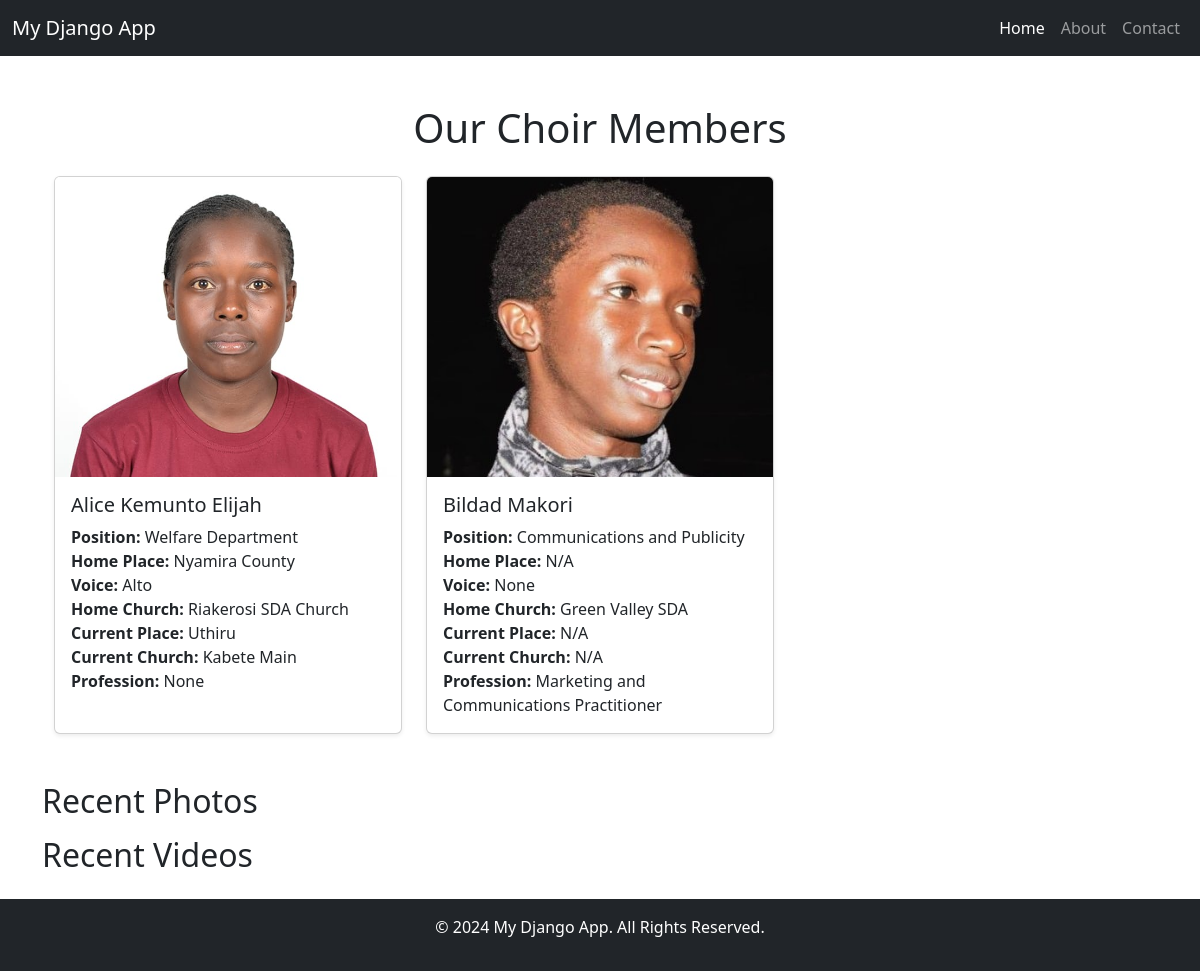
The page /choir/ on the database as committed earlier.
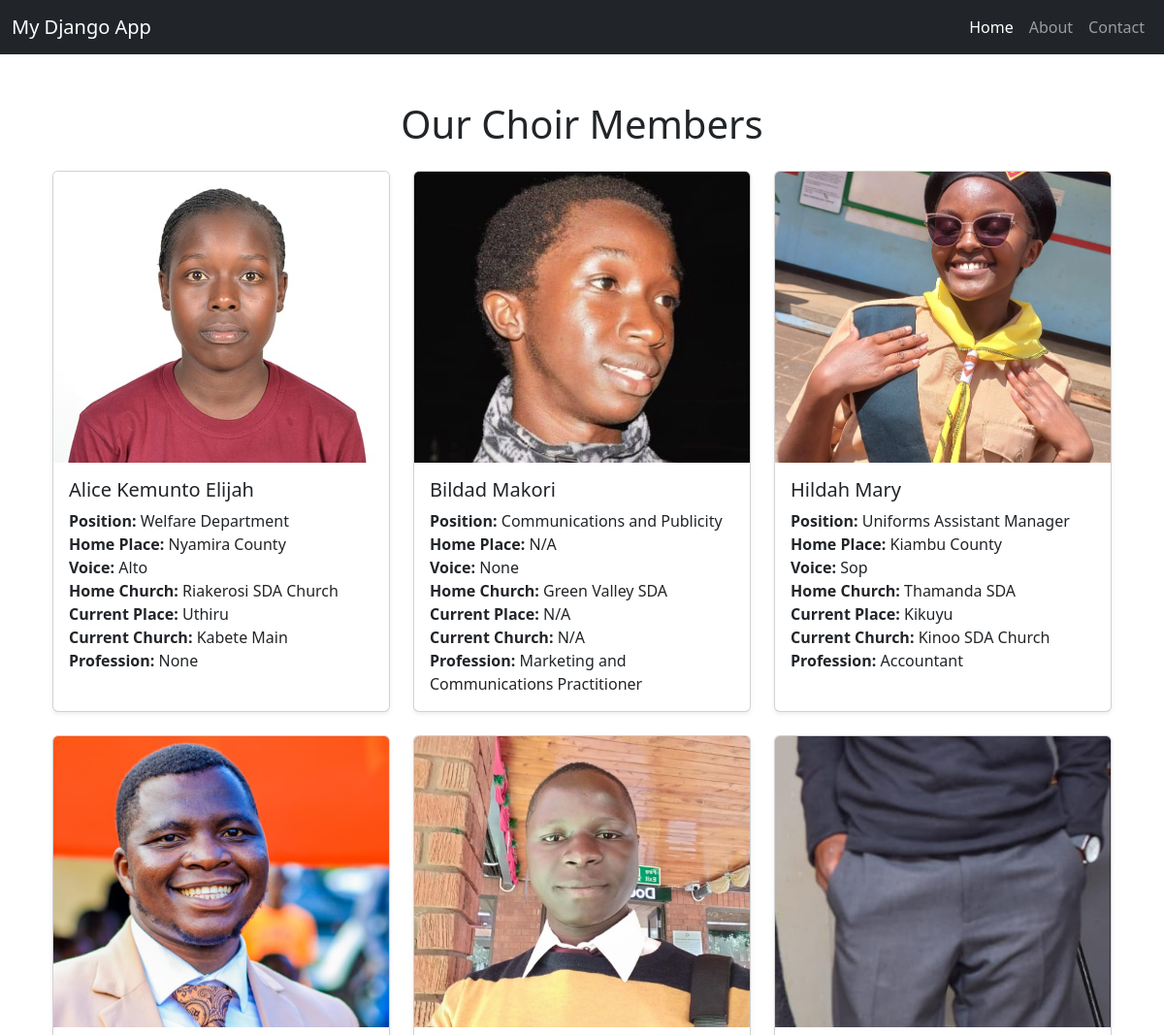
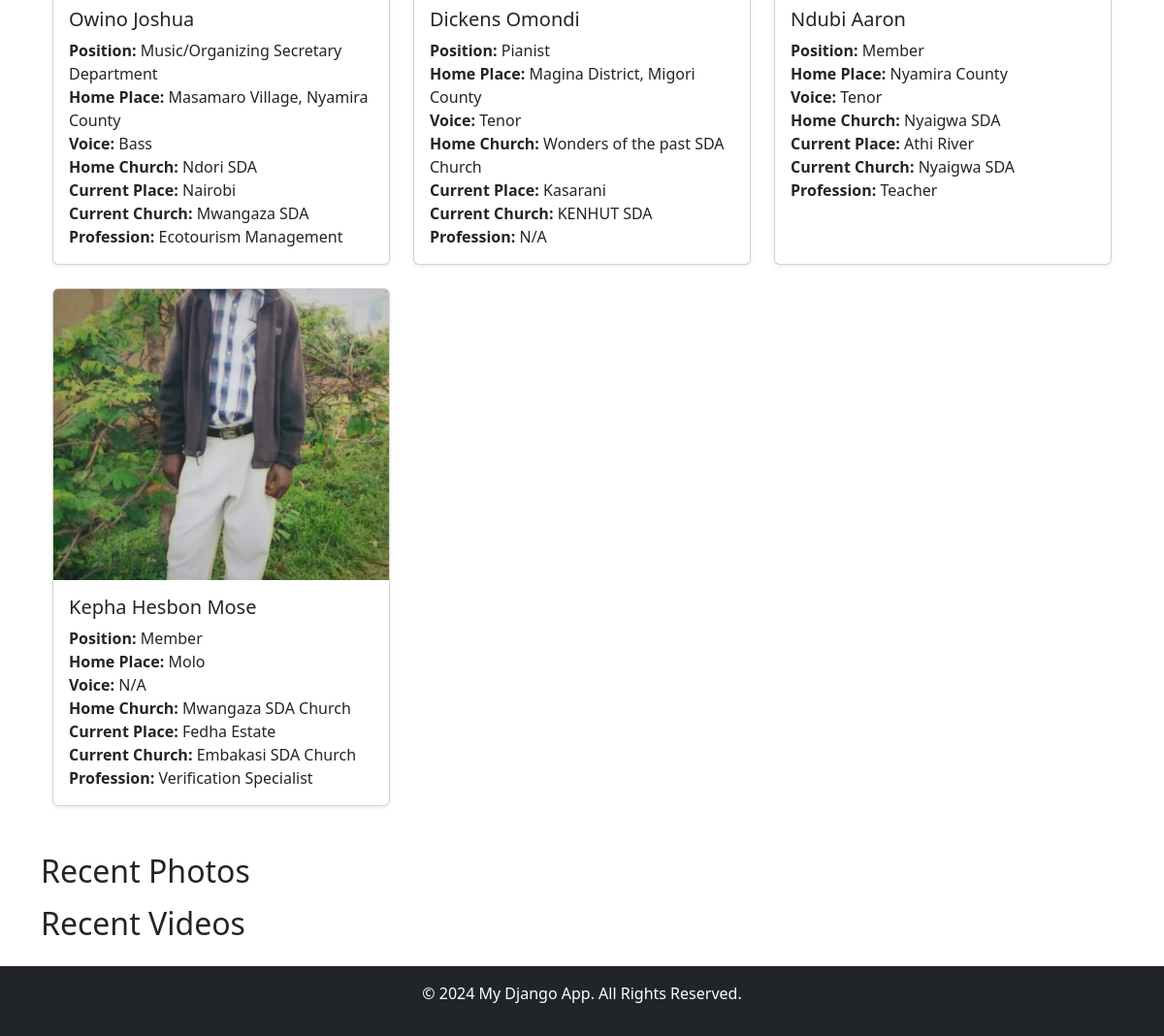
The same page on the database as committed later (2 pictures, top to bottom).
### choir/models.py (models this page shows)
class Singer(models.Model):
    name = models.CharField(max_length=100)
    position = models.CharField(max_length=50)
    home_place = models.CharField(max_length=100)
    home_church = models.CharField(max_length=100)
    current_place = models.CharField(max_length=100)
    current_church = models.CharField(max_length=100)
    profession = models.CharField(max_length=100, blank=True, null=True)
    voice = models.CharField(max_length=100, blank=True, null=True)
    photo = models.ImageField(upload_to='singers_photos/')

### choir/views.py (the view)
# urls.py: path('', singers_list, name='singers_list'),
def singers_list(request):
    singers = Singer.objects.all()  # Fetch all singers
    recent_photos = Gallery.objects.filter(media_type=Gallery.PHOTO)[:5]
    recent_videos = Gallery.objects.filter(media_type=Gallery.VIDEO)[:5]
    return render(request, 'choir/singers_list.html', {'singers': singers, 'recent_photos': recent_photos, 'recent_videos': recent_videos})

### choir/templates/choir/singers_list.html (shortened to what this page needs)
{% extends "base.html" %}
{% block content %}
<div class="container my-5">
    <h1 class="text-center mb-4">Our Choir Members</h1>
    <div class="row g-4">
        {% for singer in singers %}
            <div class="col-md-4">
                <div class="card h-100 shadow-sm">
                    <img src="{{ singer.photo.url }}" class="card-img-top" alt="{{ singer.name }}" style="height: 300px; object-fit: cover;">
                    <div class="card-body">
                        <h5 class="card-title">{{ singer.name }}</h5>
                        <p class="card-text">
                            <strong>Position:</strong> {{ singer.position }}<br>
                            <strong>Home Place:</strong> {{ singer.home_place }}<br>
                            <strong>Voice:</strong> {{ singer.voice }}<br>
                            <strong>Home Church:</strong> {{ singer.home_church }}<br>
                            <strong>Current Place:</strong> {{ singer.current_place }}<br>
                            <strong>Current Church:</strong> {{ singer.current_church }}<br>
                            <strong>Profession:</strong> {{ singer.profession }}
                        </p>
                    </div>
                </div>
            </div>
        {% endfor %}
    </div>
</div>
<h2>Recent Photos</h2>
<h2>Recent Videos</h2>
{% endblock %}

### templates/base.html (shortened to what this page needs)
<!DOCTYPE html>
<html lang="en">
<head>
    <link rel="stylesheet" href="https://cdn.jsdelivr.net/npm/bootstrap@5.3.0/dist/css/bootstrap.min.css">
</head>
<body>
    <nav class="navbar navbar-expand-lg navbar-dark bg-dark">
        <div class="container-fluid">
            <a class="navbar-brand" href="#">My Django App</a>
            <div class="collapse navbar-collapse" id="navbarNav">
                <ul class="navbar-nav ms-auto">
                    <li class="nav-item">
                        <a class="nav-link active" href="#">Home</a>
                    </li>
                    <li class="nav-item">
                        <a class="nav-link" href="#">About</a>
                    </li>
                    <li class="nav-item">
                        <a class="nav-link" href="#">Contact</a>
                    </li>
                </ul>
            </div>
        </div>
    </nav>
    <main class="container mt-4">
        {% block content %}{% endblock %}
    </main>
    <footer class="bg-dark text-white text-center py-3 mt-4">
        <p>&copy; 2024 My Django App. All Rights Reserved.</p>
    </footer>
</body>
</html>

Rows that differ between the two databases and show on the page:
added Singer: photo (picture), name "Hildah Mary", position "Uniforms Assistant Manager", home_place "Kiambu County", voice "Sop", home_church "Thamanda SDA", current_place "Kikuyu", current_church "Kinoo SDA Church", profession "Accountant"
added Singer: photo (picture), name "Owino Joshua", position "Music/Organizing Secretary Department", home_place "Masamaro Village, Nyamira County", voice "Bass", home_church "Ndori SDA", current_place "Nairobi", current_church "Mwangaza SDA", profession "Ecotourism Management"
added Singer: photo (picture), name "Dickens Omondi", position "Pianist", home_place "Magina District, Migori County", voice "Tenor", home_church "Wonders of the past SDA Church", current_place "Kasarani", current_church "KENHUT SDA", profession "N/A"
added Singer: photo (picture), name "Ndubi Aaron", position "Member", home_place "Nyamira County", voice "Tenor", home_church "Nyaigwa SDA", current_place "Athi River", current_church "Nyaigwa SDA", profession "Teacher"
added Singer: photo (picture), name "Kepha Hesbon Mose", position "Member", home_place "Molo", voice "N/A", home_church "Mwangaza SDA Church", current_place "Fedha Estate", current_church "Embakasi SDA Church", profession "Verification Specialist"
